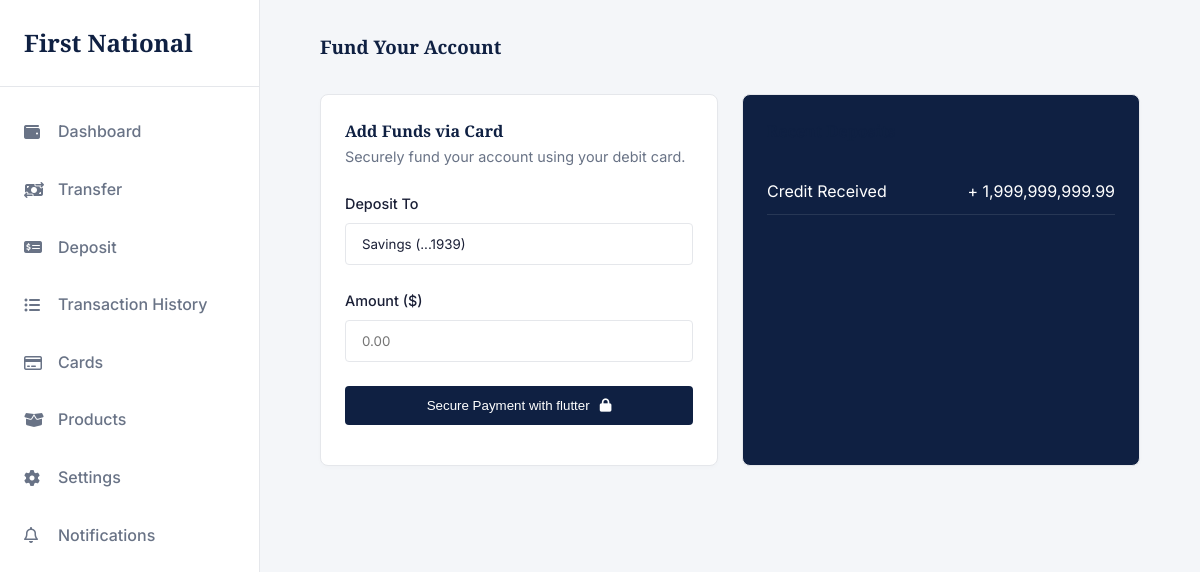
/deposit/ (signed in), run on the app's committed database.
### app/models.py (models this page shows, shortened)
class Account(models.Model):
    class AccountType(models.TextChoices):
        SAVINGS  = "SAVINGS",  "Savings"
        CHECKING = "CHECKING", "Checking"
        WALLET   = "WALLET",   "Wallet"
    id             = models.UUIDField(primary_key=True, default=uuid.uuid4, editable=False)
    user           = models.OneToOneField(User, on_delete=models.PROTECT, related_name="account")
    account_genID  = models.CharField(max_length=20, unique=True, db_index=True)
    account_type   = models.CharField(max_length=20, choices=AccountType.choices, default=AccountType.SAVINGS)
    balance        = models.DecimalField(max_digits=18, decimal_places=2, default=0)
    is_active      = models.BooleanField(default=True)
    created_at     = models.DateTimeField(auto_now_add=True)
    updated_at     = models.DateTimeField(auto_now=True)
    pin            = models.CharField(max_length=4, null=True, blank=True)
    class Meta:
        db_table = "accounts"

class Transaction(models.Model):
    class TransactionType(models.TextChoices):
        DEPOSIT    = "DEPOSIT",    "Deposit"
        WITHDRAWAL = "WITHDRAWAL", "Withdrawal"
        TRANSFER   = "TRANSFER",   "Transfer"
        REVERSAL   = "REVERSAL",   "Reversal"
    class Status(models.TextChoices):
        PENDING   = "PENDING",   "Pending"
        COMPLETED = "COMPLETED", "Completed"
        FAILED    = "FAILED",    "Failed"
        REVERSED  = "REVERSED",  "Reversed"
    id              = models.UUIDField(primary_key=True, default=uuid.uuid4, editable=False)
    account         = models.ForeignKey(Account, on_delete=models.PROTECT, related_name="transactions")
    transaction_type = models.CharField(max_length=20, choices=TransactionType.choices)
    amount          = models.DecimalField(max_digits=18, decimal_places=2)
    balance_before  = models.DecimalField(max_digits=18, decimal_places=2)
    balance_after   = models.DecimalField(max_digits=18, decimal_places=2)
    description     = models.TextField(blank=True)
    reference       = models.CharField(max_length=100, unique=True, db_index=True)  # idempotency key
    status          = models.CharField(max_length=20, choices=Status.choices, default=Status.PENDING)
    counterpart_account = models.ForeignKey(
        Account,
        null=True, blank=True,
        on_delete=models.SET_NULL,
        related_name="incoming_transfers",
    )
    created_at = models.DateTimeField(auto_now_add=True, db_index=True)
    updated_at = models.DateTimeField(auto_now=True)
    class Meta:
        db_table = "transactions"
        ordering = ["-created_at"]

### app/views.py (the view)
# urls.py: path('deposit/', deposit, name='deposit'),
def deposit(request):
    account = get_object_or_404(Account, id=request.user.account.id)
    recents = Transaction.objects.filter(account=request.user.account, transaction_type="DEPOSIT")[:4]
    context = {
        'account': account,
        'flw_public_key': settings.FLW_PUBLIC_KEY,
        'recents': recents
    }
    return render(request, 'User/deposit.html', context)

### templates/User/deposit.html (shortened to what this page needs)
{% extends 'base.html' %}
{% load static %}
{% load humanize %}
{% block content %}
        <main class="main-content">
            <div class="top-bar"><h3>Fund Your Account</h3></div>
            <div class="grid-2">
                <div class="card">
                    <h4>Add Funds via Card</h4>
                    <p style="font-size: 0.9rem; color: var(--text-secondary); margin-bottom: 1.5rem;">Securely fund your account using your debit card.</p>
                    <form id="deposit-form">
                        <div class="form-group">
                            <label>Deposit To</label>
                            <input class="form-control" readonly value='Savings (...{{account.account_genID|slice:"-4:"}})'>
                        </div>
                        <div class="form-group">
                            <label>Amount ($)</label>
                            <input type="number" class="form-control"
                               id="deposit-amount"
                               placeholder="0.00"
                               min="1">
                        </div>
                        <button type="button" id="pay-btn"  class="btn btn-primary" style="width: 100%; display: flex; align-items: center; justify-content: center; gap: 10px;">
                            Secure Payment with flutter<i class="fa-solid fa-lock"></i>
                        </button>
                    </form>
                </div>
                <div class="card" style="background-color: var(--brand-primary); color: white;">
                    <h4>Recent Deposits</h4>
                    <div style="margin-top: 1.5rem;">
                        {% for x in recents %}
                        <div style="display: flex; justify-content: space-between; padding: 10px 0; border-bottom: 1px solid rgba(255,255,255,0.1);">
                            <span>{{x.description}}</span>
                            <span>+ {{x.amount|intcomma}}</span>
                        </div>
                        {% endfor %}
                    </div>
                </div>
            </div>
        </main>
{% endblock %}

### static/css/styles.css (style rules this page uses)
:root { --bg-color: #f4f6f9; --surface-color: #ffffff; --text-primary: #1a1f36; --text-secondary: #697386; --brand-primary: #0f2042; --brand-accent: #cba052; --border-color: #e5e7eb; --success: #059669; --danger: #dc2626; --warning: #d97706; --font-heading: 'Playfair Display', serif; --font-body: 'Inter', sans-serif; --sidebar-width: 260px; --transition: all 0.3s ease; }
* { margin: 0; padding: 0; box-sizing: border-box; }
body { font-family: var(--font-body); background-color: var(--bg-color); color: var(--text-primary); line-height: 1.6; transition: background-color var(--transition), color var(--transition); }
h1, h2, h3, h4, .brand-logo { font-family: var(--font-heading); color: var(--brand-primary); }
.btn { display: inline-block; padding: 0.75rem 1.5rem; border-radius: 4px; font-weight: 500; cursor: pointer; text-align: center; border: none; transition: var(--transition); }
.btn-primary { background-color: var(--brand-primary); color: #fff; }
.card { background-color: var(--surface-color); border: 1px solid var(--border-color); border-radius: 8px; padding: 1.5rem; box-shadow: 0 2px 4px rgba(0,0,0,0.02); }
.form-group { margin-bottom: 1.5rem; }
.form-group label { display: block; margin-bottom: 0.5rem; font-weight: 500; font-size: 0.9rem; }
.form-control { width: 100%; padding: 0.75rem 1rem; border: 1px solid var(--border-color); border-radius: 4px; background-color: var(--surface-color); color: var(--text-primary); font-family: var(--font-body); }
.main-content { flex: 1; padding: 2rem 5%; overflow-y: auto; }
.top-bar { display: flex; justify-content: space-between; align-items: center; margin-bottom: 2rem; }
.grid-2 { display: grid; grid-template-columns: 1fr 1fr; gap: 1.5rem; }

### templates/base.html (style rules this page uses)
#deposit-amount { -moz-appearance: textfield; }

### data on the page
Account: account_genID "Savings (...1939)"
Transaction: description "Credit Received", amount "1,999,999,999.99"
